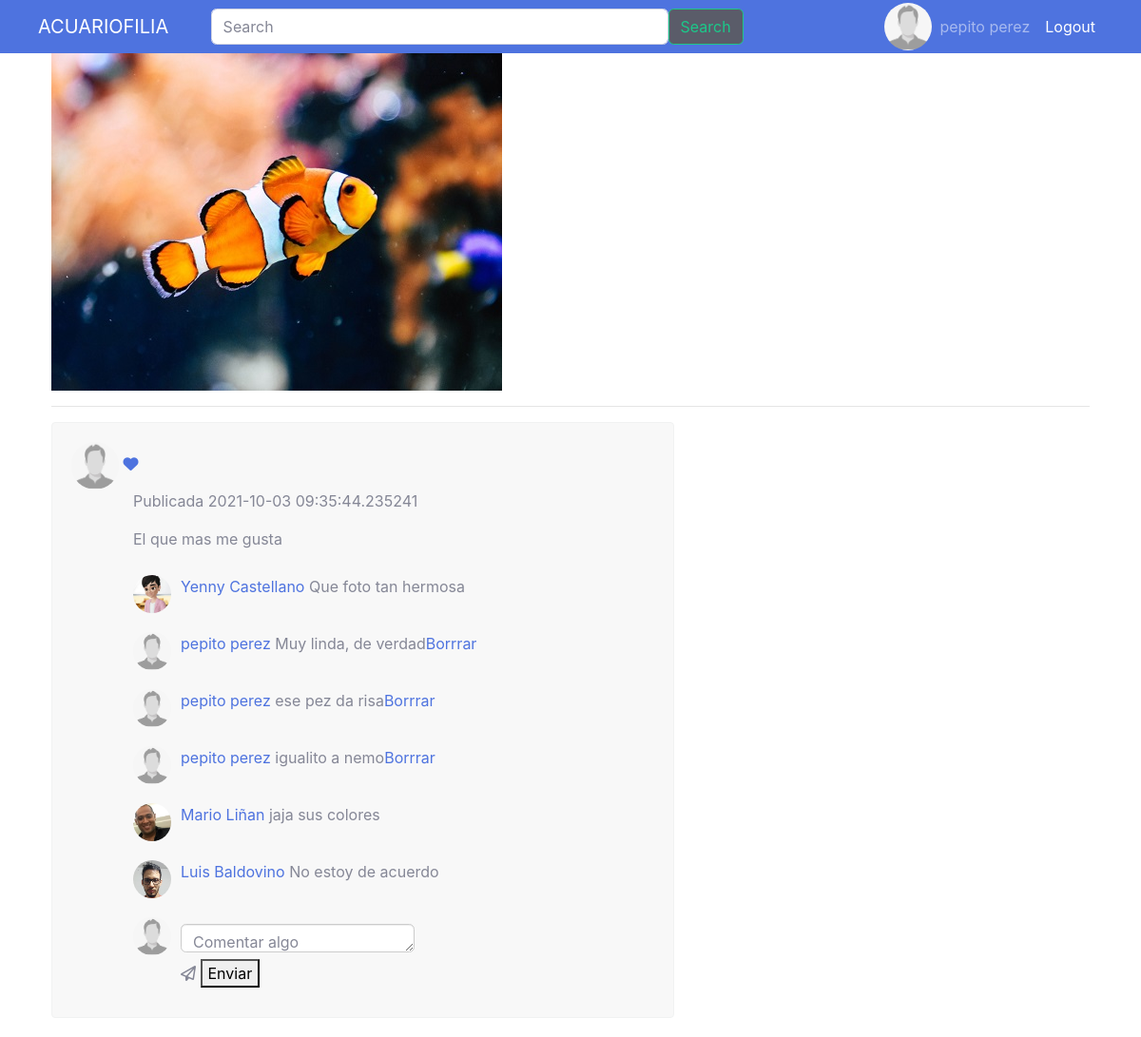
Before: /postdetail?codigo=1 (signed in) with the older database file.
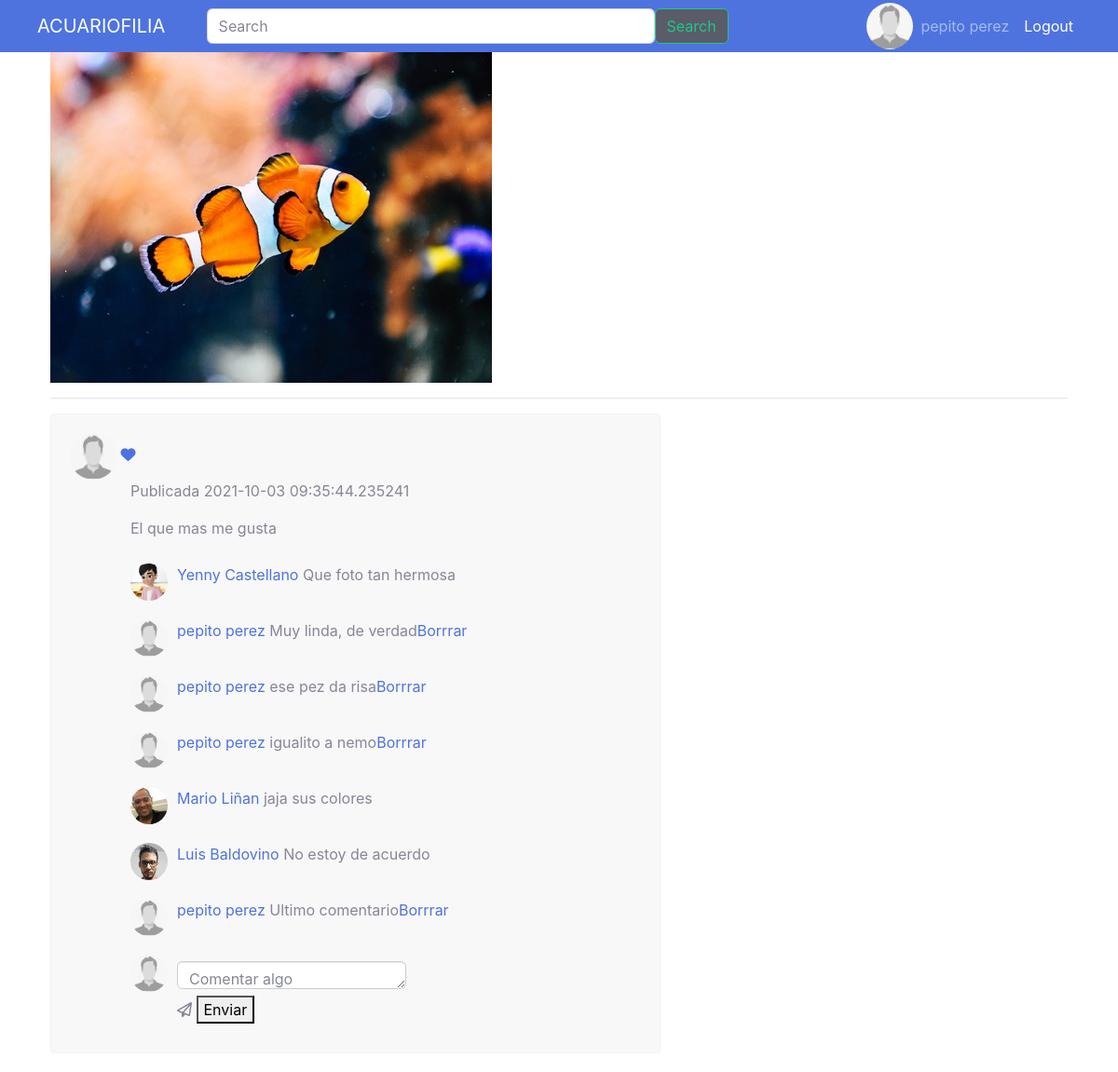
After: the same page with the newer database file.
### tables this page shows
CREATE TABLE Post (PostId INTEGER PRIMARY KEY AUTOINCREMENT UNIQUE, PhotoURL CHAR (100) NOT NULL, Title VARCHAR (30) NOT NULL, creationDate DATE NOT NULL, UserId INTEGER REFERENCES User (UserId) ON DELETE CASCADE ON UPDATE CASCADE, Postviews INTEGER (30));

CREATE TABLE User (UserId INTEGER PRIMARY KEY AUTOINCREMENT UNIQUE, name VARCHAR (20) NOT NULL, lastName VARCHAR (20) NOT NULL, email VARCHAR (30) UNIQUE NOT NULL, password VARCHAR (200) NOT NULL, birthay DATE NOT NULL, gender CHAR (15) NOT NULL, role INTEGER (1) NOT NULL, CreationDate DATETIME NOT NULL, ProfilePicURL VARCHAR (20) DEFAULT ('vacio.png'), country CHAR (30), phone INTEGER, about CHAR (150), profesion CHAR (40));

CREATE TABLE Comments (CommentId INTEGER PRIMARY KEY AUTOINCREMENT, Content VARCHAR NOT NULL, PostId INTEGER REFERENCES Post (PostId) ON DELETE CASCADE ON UPDATE CASCADE, UserId INTEGER REFERENCES User (UserId) ON DELETE CASCADE ON UPDATE CASCADE, CreationDate DATETIME NOT NULL);

### main.py (the view)
@app.route('/postdetail')
def postdetail():
    if 'fullname' not in session:
        return redirect('login')
    else:
        idp = request.args.get('codigo')
        sql = f'SELECT * FROM Post , User WHERE User.UserId=Post.UserId AND Post.PostId = {idp}'
        postsel= selectSQLite(sql)
        sql = f'SELECT * from Comments, User WHERE User.UserId=Comments.UserId AND Comments.PostId = {idp}'
        comPost= selectSQLite(sql)
        return render_template("postdetail.html", postsel=postsel,comPost=comPost)

### db.py (called while the page is built)
def get_db():
    try:
        if 'db' not in g:
            print('Connection OK')
            g.db = sqlite3.connect('database.db')
        return g.db
    except Error:
        print(Error)

### main.py (called while the page is built)
def selectSQLite(sql):
    db = get_db()
    cursorObj = db.cursor()
    cursorObj.execute(sql)
    seleccion = cursorObj.fetchall()
    return seleccion

### templates/postdetail.html (shortened to what this page needs)
<!DOCTYPE html>
<html lang="es">
    <head>
        <link href="../static/css/post_style.css" rel="stylesheet">
        <link href="../static/css/sb-admin-2.min.css" rel="stylesheet">
    </head>
    <body>
        <nav class="navbar navbar-expand-lg navbar-dark bg-primary">
            <div class="container-fluid">
                <a class="navbar-brand" href="{{'feed'}}">ACUARIOFILIA</a>
                <form class="d-flex" form action="{{url_for('search')}}" method="post" enctype="multipart/form-data">
                    <input class="form-control me-2" type="search" name="palabra" placeholder="Search" aria-label="Search">
                    <button class="btn btn-outline-success bg-primary bg-dark" type="submit">Search</button>
                </form>
            {% if 'id' in session %}
                <div class="contenedorLogin">
                    <div class="logout">
                        <span class="navbar-text p-2 bd-highlight"> <a href="{{'logout'}}">Logout</a> </span>
                    </div>
                    <div class="fullname">
                        <span class="navbar-text p-2 bd-highlight"> {{ session['fullname'] }} </span>
                    </div>
                    <div class="av-user-icon">
                        <a href="{{url_for('perfil', codigo = session['id']) }}"><img src="../static/images/perfil/{% print(session['foto']) %}" alt="user" class="fotoperfil-md-left"></a>
                    </div>
            {% else %}
                    <span class="navbar-text p-2 bd-highlight"> <a href="{{'login'}}">Login</a> </span>
                </div>
            {% endif %}
            </div>
        </nav>
        <div class="container  bootstrap snippets bootdey">
            <div class="contenedorImagen">
                <img src="../static/images/post/{% print(postsel[0][1]) %}" class="img-fluid" alt=" image">
            </div>
            <hr>
            <div class="post-content ">
                <div class="post-container">
                    <a href="{{url_for('perfil', codigo = session['id']) }}"><img src="../static/images/perfil/{% print(postsel[0][15]) %}" alt="user" class="fotoperfil-md-left"></a>
                    <a role="enlace" href="#" class="favoritos"><i class="fas fa-heart"></i> </a>
                    <div class="post-detail">
                        <div class="user-info">
                            <p class="text-muted">Publicada {% print(postsel[0][3]) %}</p>
                        </div>
                        <div class="post-text">
                            <p>{% print(postsel[0][2]) %}  </p>
                        </div>
                    {% for com in comPost %}
                        <div class="post-comment" id="{{ com[0] }}">
                            <a href="{{url_for('perfil', codigo = com[3]) }}" class="profile-link"><img src="../static/images/perfil/{% print(com[14]) %}" alt="" class="profile-photo-sm"></a>
                            <p><a href="{{url_for('perfil', codigo = com[3]) }}" class="profile-link">{% print(com[6]) %} {% print(com[7]) %}</a> {% print(com[1]) %} </p>
                            {% if session['id']==com[5] or session['rol']== 1 %}
                                <a button type="submit" id=btdel href="{{url_for('deleteComm', codigo = com[0], postId=com[2]) }}"> Borrrar<i class="trash-alt btn-sm mb-5"></i></a>
                            {% endif %}
                        </div>
                    {% endfor %}
                        <div class="post-comment">
                            <img src="../static/images/perfil/{% print(session['foto']) %}" alt="" class="profile-photo-sm">
                            <form class="flex" form action="{{url_for('addcomm', codigo = postsel[0][0])}}" method="post" enctype="multipart/form-data">
                                <textarea class="form-control form-control-user" name="comentario" id="comentario" placeholder="Comentar algo"></textarea>
                                <div class="enviar">
                                    <label for="btnEnviar" class="far fa-paper-plane">  </label>
                                    <button type="submit" class="btnEnviar" id="btnEnviar">Enviar</button>
                                </div>
                            </form>
                        </div>
                    </div>
                </div>
            </div>
        </div>
    </body>
</html>

### static/css/post_style.css (style rules this page uses)
body { margin-top:20px; }
.post-content { background: #f8f8f8; border-radius: 4px; width: 60%; border: 1px solid #f1f2f2; margin-bottom: 20px; overflow: hidden; position: relative; }
.contenedorLogin { height: 40px; width: 350px; display: flex; flex-direction: row-reverse; }
.av-user-icon { align-self: center; }
.d-flex { width: 50%; }
.post-content .post-container { padding: 20px; }
.post-content .post-container .post-detail { margin-left: 65px; position: relative; }
.post-content .post-container .post-detail .post-comment { display: inline-flex; margin: 10px auto; width: 100%; }
.post-content .post-container .post-detail .post-comment img.profile-photo-sm { margin-right: 10px; }
.post-content .post-container .post-detail .post-comment .form-control { height: 30px; border: 1px solid #ccc; box-shadow: inset 0 1px 1px rgba(0,0,0,.075); margin: 7px 0; min-width: 0; }
img.fotoperfil-md-left { height: 50px; width: 50px; border-radius: 50%; }
img.profile-photo-sm { height: 40px; width: 40px; border-radius: 50%; }
.post-content .post-container .post-detail .post-text { line-height: 24px; margin: 0; }

Changed rows visible on the page:
added Comments: ProfilePicURL (picture), {{ print(com[6]) }} "pepito", {{ print(com[7]) }} "perez", Content "Ultimo comentario"
